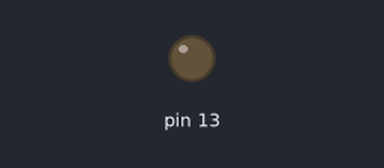
A sketch run on a simulated Arduino Mega 2560, built with avr-gcc and run on an emulated ATmega2560. Parts: output pins drawn as LEDs (lit = HIGH). Dashed ring = blinking. What the sketch prints to the serial monitor is not drawn.

Above: at 0.05 s.
At 2.91 s:
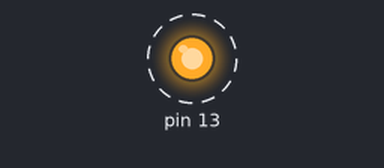
Timing chart, 0 to 3.2 s (numbered marks = the images above):
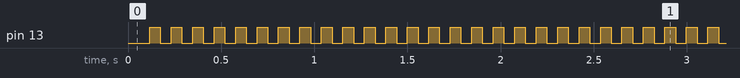

The sketch:

Arduino_benchmark.ino
```cpp
//
// Pi_2
//
// Steve Curd
// December 2012
//
// This program approximates pi utilizing the Newton's approximation.  It quickly
// converges on the first 5-6 digits of precision, but converges verrrry slowly
// after that.  For example, it takes over a million iterations to get to 7-8
// significant digits.
//
// For demonstration purposes, drives a JY-LKM1638 display module to show the
// approximated value after each 1,000 iterations, and toggles the pin13 LED for a
// visual "sign of life".
//
// I wrote this to evaluate the performance difference between the 8-bit Arduino Mega,
// and the 32-bit Arduino Due.
//
// Benchmark results for 100,000 iterations (pi accurate to 5 significant digits):
//
// Due: 1785 ms
// Mega: 6249 ms
//
// 1638 display module connections:
// VCC -> 3.3v
// GND -> GND
// DIO -> Pin 8
// CLK -> Pin 9
// STB0 -> Pin 7
//
//
#define ITERATIONS 20000000L    // number of iterations
#define FLASH 1000            // blink LED every 1000 iterations

//#include <TM1638.h>

// TM1638 module(DIO, CLK, STB0)
//TM1638 module(8, 9, 7);

void setup() {
 pinMode(13, OUTPUT);
 Serial.begin(57600);
}

void loop() {

 unsigned long start, time;
 unsigned long niter=ITERATIONS;
 int LEDcounter = 0;
 boolean alternate = false;
 unsigned long i, count=0;        /* # of points in the 1st quadrant of unit circle */
 double x = 1.0;
 double temp, pi=1.0;

 start = millis();

 Serial.print("Beginning ");
 Serial.print(niter);
 Serial.println(" iterations...");
 Serial.println();

 count=0;
 for ( i = 2; i < niter; i++) {
   x *= -1.0;
   pi += x / (2.0*(double)i-1);
   if (LEDcounter++ > FLASH) {
     LEDcounter = 0;
     if (alternate) {
       digitalWrite(13, HIGH);
       alternate = false;
     } else {
       digitalWrite(13, LOW);
       alternate = true;
     }
     temp = 40000000.0 * pi;
     //module.setDisplayToDecNumber( temp, 0x80);// TFT Display
   }
 }

 time = millis() - start;

 pi = pi * 4.0;

 Serial.print("# of trials = ");
 Serial.println(niter);
 Serial.print("Estimate of pi = ");
 Serial.println(pi, 10);

 Serial.print("Time: "); Serial.print(time); Serial.println(" ms");

 delay(10000);
}
```

Measured:
- by itself, pin 13: alternates HIGH for 0.06 s and LOW for 0.06 s
